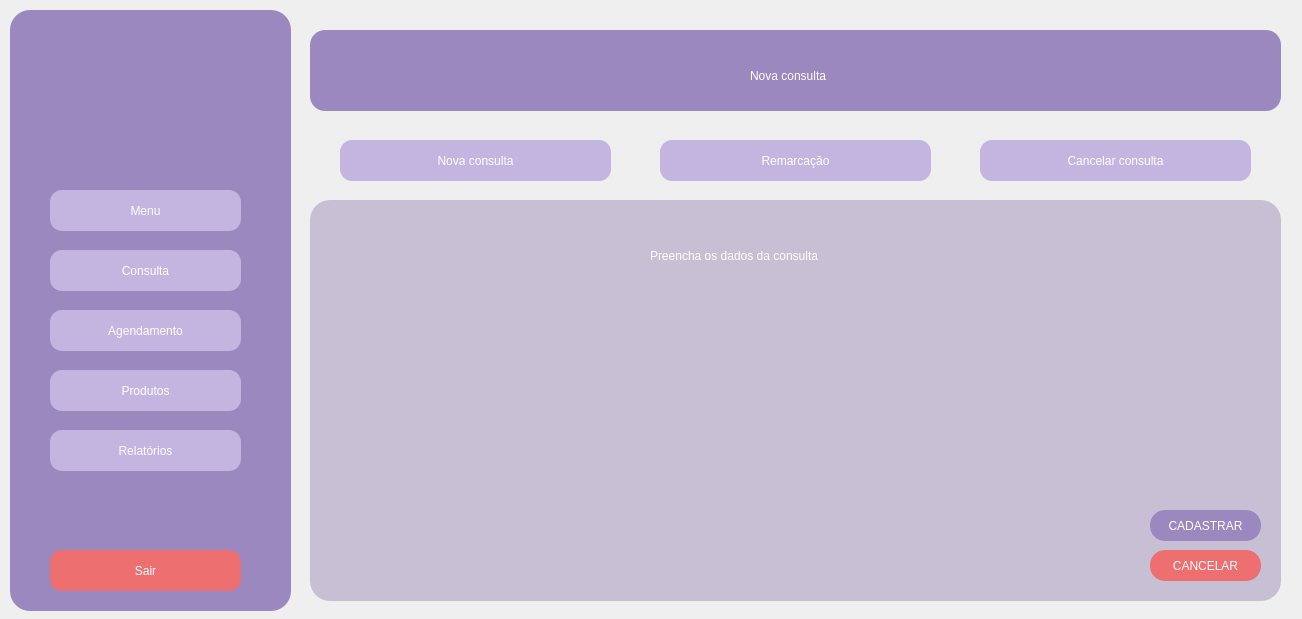
<?xml version="1.0" encoding="UTF-8"?>
<ui version="4.0">
 <class>agendamento</class>
 <widget class="QDialog" name="agendamento">
  <property name="geometry">
   <rect>
    <x>0</x>
    <y>0</y>
    <width>1302</width>
    <height>619</height>
   </rect>
  </property>
  <property name="windowTitle">
   <string>Dialog</string>
  </property>
  <widget class="QWidget" name="sidebar" native="true">
   <property name="geometry">
    <rect>
     <x>10</x>
     <y>10</y>
     <width>281</width>
     <height>601</height>
    </rect>
   </property>
   <property name="styleSheet">
    <string notr="true">background-color: #9B88BF; border-radius: 20px</string>
   </property>
   <widget class="QPushButton" name="menuButton">
    <property name="geometry">
     <rect>
      <x>40</x>
      <y>180</y>
      <width>191</width>
      <height>41</height>
     </rect>
    </property>
    <property name="styleSheet">
     <string notr="true">background-color: #C4B4E0;
font: 700 9pt &quot;System&quot;;
border-radius: 12px;
padding: 5px;
color: #ffffff</string>
    </property>
    <property name="text">
     <string>Menu</string>
    </property>
   </widget>
   <widget class="QPushButton" name="consultaButton">
    <property name="geometry">
     <rect>
      <x>40</x>
      <y>240</y>
      <width>191</width>
      <height>41</height>
     </rect>
    </property>
    <property name="styleSheet">
     <string notr="true">background-color: #C4B4E0;
font: 700 9pt &quot;System&quot;;
border-radius: 12px;
padding: 5px;
color: #ffffff</string>
    </property>
    <property name="text">
     <string>Consulta</string>
    </property>
   </widget>
   <widget class="QPushButton" name="agendamentoButton">
    <property name="geometry">
     <rect>
      <x>40</x>
      <y>300</y>
      <width>191</width>
      <height>41</height>
     </rect>
    </property>
    <property name="styleSheet">
     <string notr="true">background-color: #C4B4E0;
font: 700 9pt &quot;System&quot;;
border-radius: 12px;
padding: 5px;
color: #ffffff</string>
    </property>
    <property name="text">
     <string>Agendamento</string>
    </property>
   </widget>
   <widget class="QPushButton" name="produtosButton">
    <property name="geometry">
     <rect>
      <x>40</x>
      <y>360</y>
      <width>191</width>
      <height>41</height>
     </rect>
    </property>
    <property name="styleSheet">
     <string notr="true">background-color: #C4B4E0;
font: 700 9pt &quot;System&quot;;
border-radius: 12px;
padding: 5px;
color: #ffffff</string>
    </property>
    <property name="text">
     <string>Produtos</string>
    </property>
   </widget>
   <widget class="QPushButton" name="relatoriosButton">
    <property name="geometry">
     <rect>
      <x>40</x>
      <y>420</y>
      <width>191</width>
      <height>41</height>
     </rect>
    </property>
    <property name="styleSheet">
     <string notr="true">background-color: #C4B4E0;
font: 700 9pt &quot;System&quot;;
border-radius: 12px;
padding: 5px;
color: #ffffff</string>
    </property>
    <property name="text">
     <string>Relatórios</string>
    </property>
   </widget>
   <widget class="QPushButton" name="sairButton">
    <property name="geometry">
     <rect>
      <x>40</x>
      <y>540</y>
      <width>191</width>
      <height>41</height>
     </rect>
    </property>
    <property name="styleSheet">
     <string notr="true">background-color: #EE6F6F;
font: 700 9pt &quot;System&quot;;
border-radius: 12px;
padding: 5px;
color: #ffffff</string>
    </property>
    <property name="text">
     <string>Sair</string>
    </property>
   </widget>
  </widget>
  <widget class="QWidget" name="widget" native="true">
   <property name="geometry">
    <rect>
     <x>310</x>
     <y>30</y>
     <width>971</width>
     <height>81</height>
    </rect>
   </property>
   <property name="styleSheet">
    <string notr="true">background-color: #9B88BF; border-radius: 15px</string>
   </property>
   <widget class="QLabel" name="label">
    <property name="geometry">
     <rect>
      <x>440</x>
      <y>30</y>
      <width>471</width>
      <height>31</height>
     </rect>
    </property>
    <property name="styleSheet">
     <string notr="true">font: 30pt &quot;Garamond&quot;; color: #ffffff</string>
    </property>
    <property name="text">
     <string>Nova consulta</string>
    </property>
   </widget>
  </widget>
  <widget class="QPushButton" name="novaconsultaButton">
   <property name="geometry">
    <rect>
     <x>340</x>
     <y>140</y>
     <width>271</width>
     <height>41</height>
    </rect>
   </property>
   <property name="styleSheet">
    <string notr="true">background-color: #C4B4E0;
font: 700 9pt &quot;System&quot;;
border-radius: 12px;
padding: 5px;
color: #ffffff</string>
   </property>
   <property name="text">
    <string>Nova consulta</string>
   </property>
  </widget>
  <widget class="QPushButton" name="remarcacaoButton">
   <property name="geometry">
    <rect>
     <x>660</x>
     <y>140</y>
     <width>271</width>
     <height>41</height>
    </rect>
   </property>
   <property name="styleSheet">
    <string notr="true">background-color: #C4B4E0;
font: 700 9pt &quot;System&quot;;
border-radius: 12px;
padding: 5px;
color: #ffffff</string>
   </property>
   <property name="text">
    <string>Remarcação</string>
   </property>
  </widget>
  <widget class="QPushButton" name="cancelarconsultaButton">
   <property name="geometry">
    <rect>
     <x>980</x>
     <y>140</y>
     <width>271</width>
     <height>41</height>
    </rect>
   </property>
   <property name="styleSheet">
    <string notr="true">background-color: #C4B4E0;
font: 700 9pt &quot;System&quot;;
border-radius: 12px;
padding: 5px;
color: #ffffff</string>
   </property>
   <property name="text">
    <string>Cancelar consulta</string>
   </property>
  </widget>
  <widget class="QWidget" name="data_background" native="true">
   <property name="geometry">
    <rect>
     <x>310</x>
     <y>200</y>
     <width>971</width>
     <height>401</height>
    </rect>
   </property>
   <property name="styleSheet">
    <string notr="true">background-color: #C7C0D5; border-radius: 20px</string>
   </property>
   <widget class="QPushButton" name="pushButton_10">
    <property name="geometry">
     <rect>
      <x>840</x>
      <y>310</y>
      <width>111</width>
      <height>31</height>
     </rect>
    </property>
    <property name="styleSheet">
     <string notr="true">background-color: #9B88BF;
font: 700 15pt &quot;System&quot;;
border-radius: 15px;
padding: 5px;
color: #ffffff</string>
    </property>
    <property name="text">
     <string>CADASTRAR</string>
    </property>
   </widget>
   <widget class="QPushButton" name="pushButton_11">
    <property name="geometry">
     <rect>
      <x>840</x>
      <y>350</y>
      <width>111</width>
      <height>31</height>
     </rect>
    </property>
    <property name="styleSheet">
     <string notr="true">background-color: #EE6F6F;
font: 700 15pt &quot;System&quot;;
border-radius: 15px;
padding: 5px;
color: #ffffff</string>
    </property>
    <property name="text">
     <string>CANCELAR</string>
    </property>
   </widget>
   <widget class="QLabel" name="label_2">
    <property name="geometry">
     <rect>
      <x>340</x>
      <y>40</y>
      <width>331</width>
      <height>31</height>
     </rect>
    </property>
    <property name="styleSheet">
     <string notr="true">font: 15pt &quot;Trebuchet MS&quot;; color: #ffffff</string>
    </property>
    <property name="text">
     <string>Preencha os dados da consulta</string>
    </property>
   </widget>
  </widget>
 </widget>
 <resources/>
 <connections/>
</ui>
